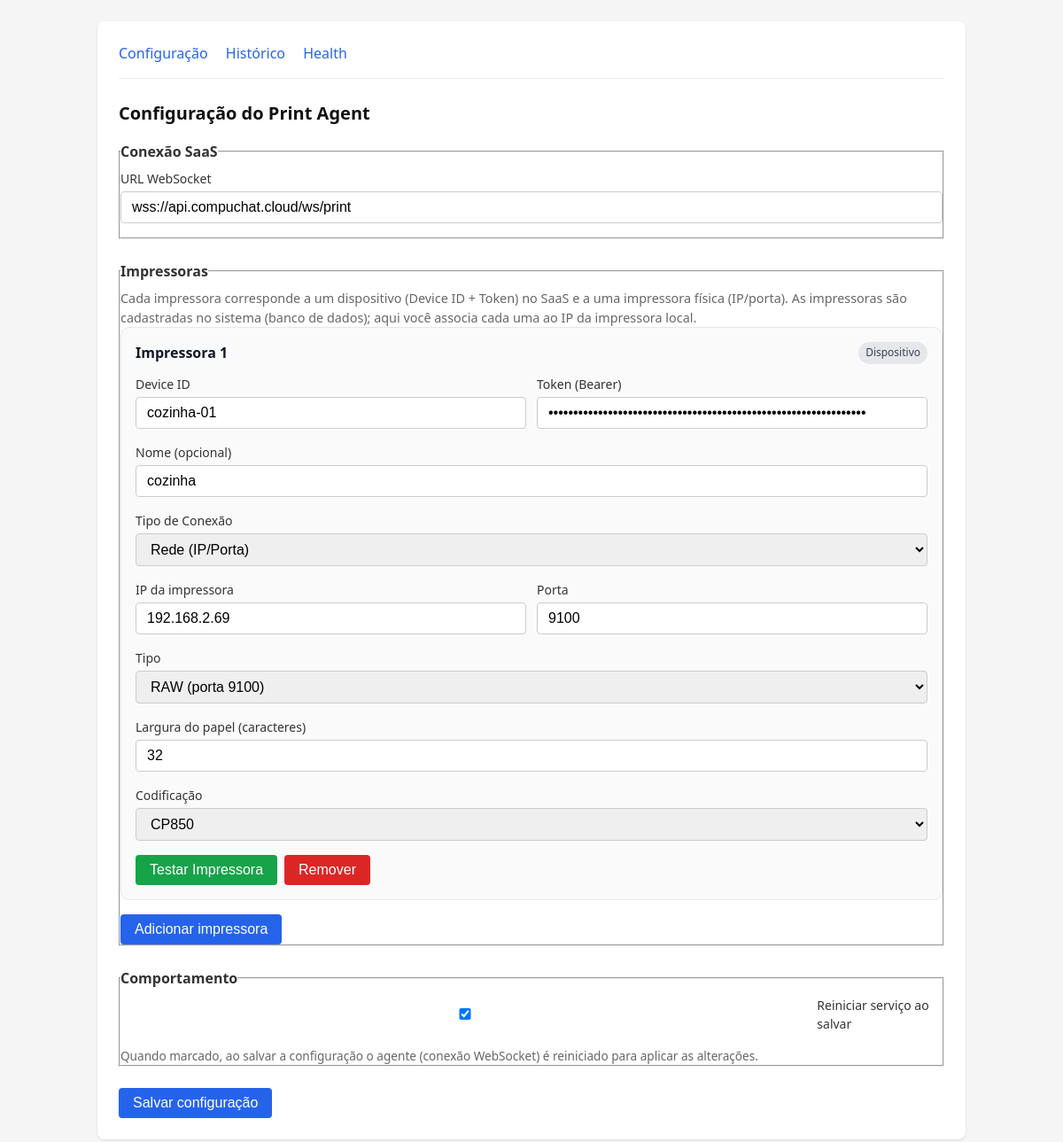
Before: / with the older database file.
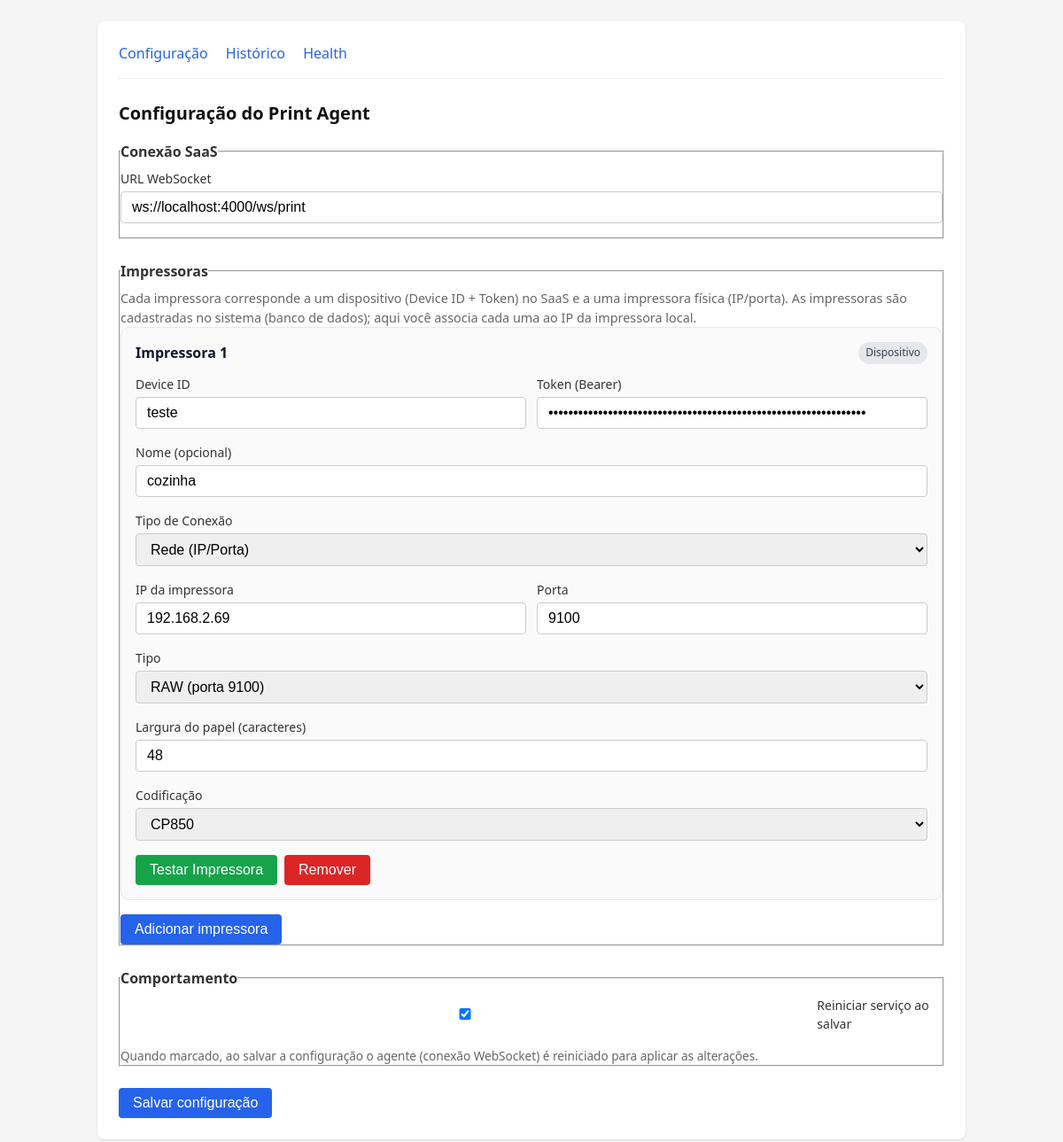
After: the same page with the newer database file.
### tables this page shows
CREATE TABLE config (
                key TEXT PRIMARY KEY,
                value TEXT
            );

### app.py (the view)
@app.route("/")
def index():
    ctx = _config_context()
    message = request.args.get("message")
    message_type = request.args.get("message_type", "success")
    return render_template("config.html", **ctx, message=message, message_type=message_type)

### app.py (called while the page is built)
def _config_context():
    ws_url = db.get_config("ws_url")
    printers = db.get_printers()
    restart_on_save = (db.get_config("restart_service_on_save") or "true").lower() == "true"
    return {"ws_url": ws_url, "printers": printers, "restart_service_on_save": restart_on_save}

### db.py (called while the page is built)
def _get_connection():
    if not DatabaseRecovery.validate_db_connection(DB_FILE):
        print(f"[WARN] Problema detectado no banco de dados. Tentando recuperar...")
        DatabaseRecovery.backup_db(DB_FILE)
    conn = sqlite3.connect(DB_FILE, timeout=10.0)  # Timeout aumentado
    conn.row_factory = sqlite3.Row
    conn.execute("PRAGMA journal_mode=WAL")
    return conn

def get_config(key: str) -> str:
    conn = _get_connection()
    try:
        cursor = conn.execute(
            "SELECT value FROM config WHERE key = ?", (key,)
        )
        row = cursor.fetchone()
        if row:
            return row[0]
        default = DEFAULT_CONFIG.get(key, "")
        return default
    finally:
        conn.close()

### error_recovery.py (called while the page is built)
    @staticmethod
    def validate_db_connection(db_file: str) -> bool:
        try:
            import sqlite3
            conn = sqlite3.connect(db_file, timeout=5.0)
            conn.execute("SELECT 1")
            conn.close()
            return True
        except Exception as e:
            logger.error(f"Erro ao validar banco de dados {db_file}: {e}")
            return False

### templates/config.html (shortened to what this page needs)
{% extends "base.html" %}
{% block content %}
<h1>Configuração do Print Agent</h1>
<form method="post" action="/config" id="config-form">
    <fieldset style="margin-bottom: 1.5rem;">
        <legend style="margin-bottom: 0.5rem; font-weight: 600;">Conexão SaaS</legend>
        <div class="form-group">
            <label for="ws_url">URL WebSocket</label>
            <input type="url" id="ws_url" name="ws_url" value="{{ ws_url }}" placeholder="wss://api.dominio.com/ws/print">
        </div>
    </fieldset>
    <fieldset>
        <legend style="margin-bottom: 0.5rem; font-weight: 600;">Impressoras</legend>
        <p style="color:#666; font-size: 0.9rem;">Cada impressora corresponde a um dispositivo (Device ID + Token) no SaaS e a uma impressora física (IP/porta). As impressoras são cadastradas no sistema (banco de dados); aqui você associa cada uma ao IP da impressora local.</p>
        <div id="printers-container" class="printers-grid">
            {% for p in printers %}
            <div class="printer-block printer-card" data-index="{{ loop.index0 }}">
                <div class="printer-card-header">
                    <h3 class="printer-card-title">Impressora {{ loop.index }}</h3>
                    <span class="printer-card-badge">Dispositivo</span>
                </div>
                <div class="form-row printer-grid-two">
                    <div class="form-group">
                        <label>Device ID</label>
                        <input type="text" name="printer_{{ loop.index0 }}_device_id" value="{{ p.device_id }}" placeholder="ex: cozinha-01">
                    </div>
                    <div class="form-group">
                        <label>Token (Bearer)</label>
                        <input type="password" name="printer_{{ loop.index0 }}_token" value="{{ p.token }}" placeholder="Token do dispositivo">
                    </div>
                </div>
                <div class="form-group">
                    <label>Nome (opcional)</label>
                    <input type="text" name="printer_{{ loop.index0 }}_name" value="{{ p.name }}" placeholder="ex: Cozinha">
                </div>
                <div class="form-group">
                    <label>Tipo de Conexão</label>
                    <select name="printer_{{ loop.index0 }}_connection_type" class="connection-type-select" data-index="{{ loop.index0 }}">
                        <option value="network" {% if p.get('connection_type', 'network') == 'network' %}selected{% endif %}>Rede (IP/Porta)</option>
                    </select>
                </div>
                <div class="network-config" id="network-config-{{ loop.index0 }}" style="{% if p.get('connection_type') == 'local' %}display: none;{% endif %}">
                    <div class="form-row printer-grid-two">
                        <div class="form-group">
                            <label>IP da impressora</label>
                            <input type="text" name="printer_{{ loop.index0 }}_printer_ip" value="{{ p.printer_ip }}">
                        </div>
                        <div class="form-group">
                            <label>Porta</label>
                            <input type="number" name="printer_{{ loop.index0 }}_printer_port" value="{{ p.printer_port }}">
                        </div>
                    </div>
                </div>
                <div class="network-only-config" id="network-only-config-{{ loop.index0 }}" style="{% if p.get('connection_type') == 'local' %}display: none;{% endif %}">
                    <div class="form-group">
                        <label>Tipo</label>
                        <select name="printer_{{ loop.index0 }}_printer_type">
                            <option value="raw" {% if p.printer_type == 'raw' %}selected{% endif %}>RAW (porta 9100)</option>
                        </select>
                    </div>
                </div>
                <div class="form-group">
                    <label>Largura do papel (caracteres)</label>
                    <input type="number" name="printer_{{ loop.index0 }}_paper_width" value="{{ p.paper_width }}" min="24" max="48">
                </div>
        <div class="form-group">
            <label>Codificação</label>
            <select name="printer_{{ loop.index0 }}_printer_encoding">
                <option value="cp850" {% if p.printer_encoding == 'cp850' %}selected{% endif %}>CP850</option>
            </select>
        </div>
        <div class="printer-actions">
            <button type="button" class="btn-test-printer btn-secondary" data-index="{{ loop.index0 }}">Testar Impressora</button>
            <button type="button" class="btn-remove" aria-label="Remover impressora">Remover</button>
        </div>
            </div>
            {% endfor %}
        </div>
        <div style="margin-top: 1rem;">
            <button type="button" id="add-printer">Adicionar impressora</button>
        </div>
    </fieldset>
    <fieldset style="margin-top: 1.5rem;">
        <legend style="margin-bottom: 0.5rem; font-weight: 600;">Comportamento</legend>
        <div class="form-group" style="display: flex; align-items: center; gap: 0.5rem;">
            <input type="checkbox" id="restart_service_on_save" name="restart_service_on_save" value="1" {% if restart_service_on_save %}checked{% endif %}>
            <label for="restart_service_on_save" style="margin: 0;">Reiniciar serviço ao salvar</label>
        </div>
        <p style="color:#666; font-size: 0.85rem; margin-top: 0.25rem;">Quando marcado, ao salvar a configuração o agente (conexão WebSocket) é reiniciado para aplicar as alterações.</p>
    </fieldset>
    <div style="margin-top: 1.5rem;">
        <button type="submit">Salvar configuração</button>
    </div>
</form>
{% endblock %}

### templates/base.html (shortened to what this page needs)
<!DOCTYPE html>
<html lang="pt-BR">
<head>
</head>
<body>
    <div class="container">
        <nav>
            <a href="/">Configuração</a>
            <a href="/logs">Histórico</a>
            <a href="/health">Health</a>
        </nav>
        {% block content %}{% endblock %}
    </div>
</body>
</html>

### templates/base.html (style rules this page uses)
* { box-sizing: border-box; margin: 0; padding: 0; }
body { font-family: system-ui, -apple-system, sans-serif; line-height: 1.5; color: #333; background: #f5f5f5; padding: 1.5rem; }
.container { max-width: 600px; margin: 0 auto; background: #fff; padding: 1.5rem; border-radius: 8px; box-shadow: 0 1px 3px rgba(0,0,0,0.1); }
h1 { font-size: 1.25rem; margin-bottom: 1rem; color: #111; }
nav { margin-bottom: 1.5rem; padding-bottom: 1rem; border-bottom: 1px solid #eee; }
nav a { color: #2563eb; text-decoration: none; margin-right: 1rem; }
.form-group { margin-bottom: 1rem; }
label { display: block; font-weight: 500; margin-bottom: 0.25rem; font-size: 0.875rem; }
input, select { width: 100%; padding: 0.5rem 0.75rem; border: 1px solid #ccc; border-radius: 4px; font-size: 1rem; }
button { padding: 0.5rem 1rem; background: #2563eb; color: #fff; border: none; border-radius: 4px; cursor: pointer; font-size: 1rem; }

### templates/config.html (style rules this page uses)
.container { max-width: 980px; }
.printers-grid { display: grid; grid-template-columns: 1fr; gap: 1rem; }
.printer-card { border: 1px solid #e5e7eb; border-radius: 10px; padding: 1rem; background: #fafafa; }
.printer-card-header { display: flex; justify-content: space-between; align-items: center; margin-bottom: 0.75rem; }
.printer-card-title { font-size: 1rem; font-weight: 600; color: #111827; margin: 0; }
.printer-card-badge { font-size: 0.75rem; color: #374151; background: #e5e7eb; padding: 0.2rem 0.5rem; border-radius: 999px; }
.printer-grid-two { display: grid; grid-template-columns: 1fr 1fr; gap: 0.75rem; }
.printer-actions { display: flex; gap: 0.5rem; margin-top: 0.5rem; flex-wrap: wrap; }
.btn-secondary { background: #16a34a; }
.btn-remove { background: #dc2626; }

Changed rows visible on the page:
changed config: ws_url "wss://api.compuchat.cloud/ws/print" → "ws://localhost:4000/ws/print"
Other visible differences:
form field printer_0_device_id: "cozinha-01" → "teste"
form field paper_width: "32" → "48"
